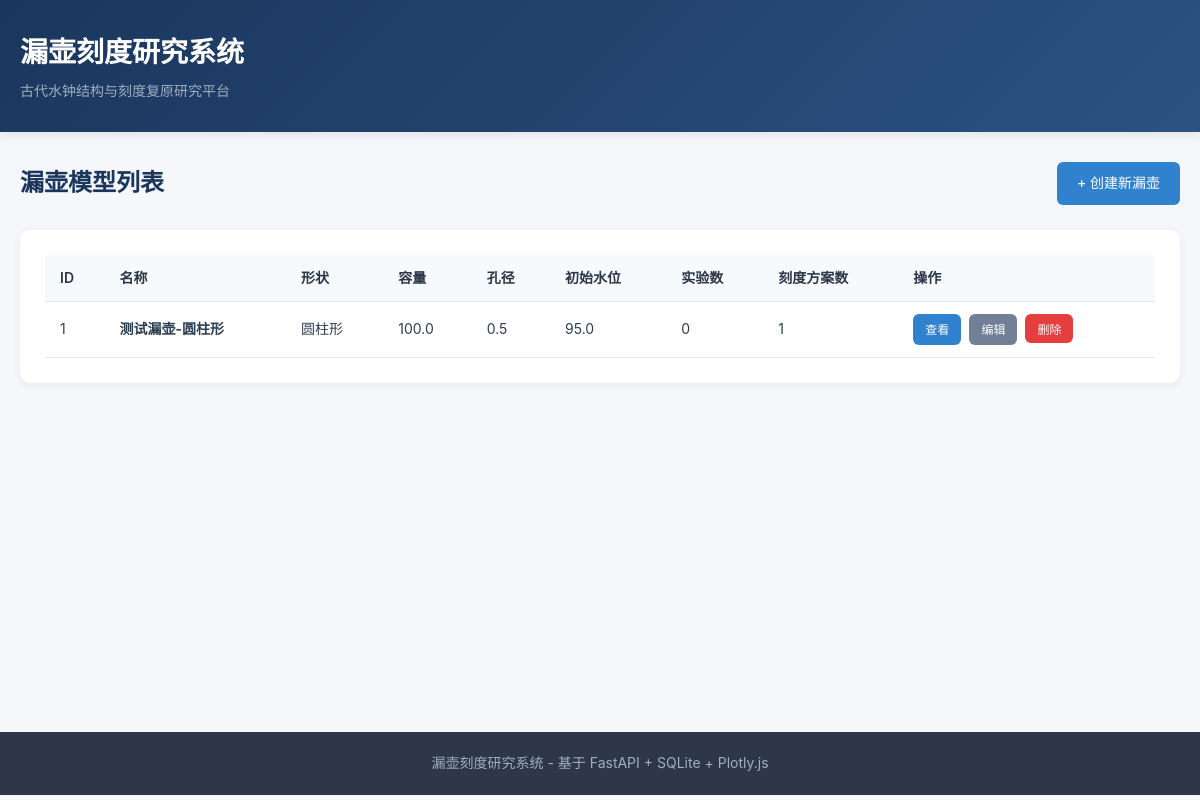
Before: / with the older database file.
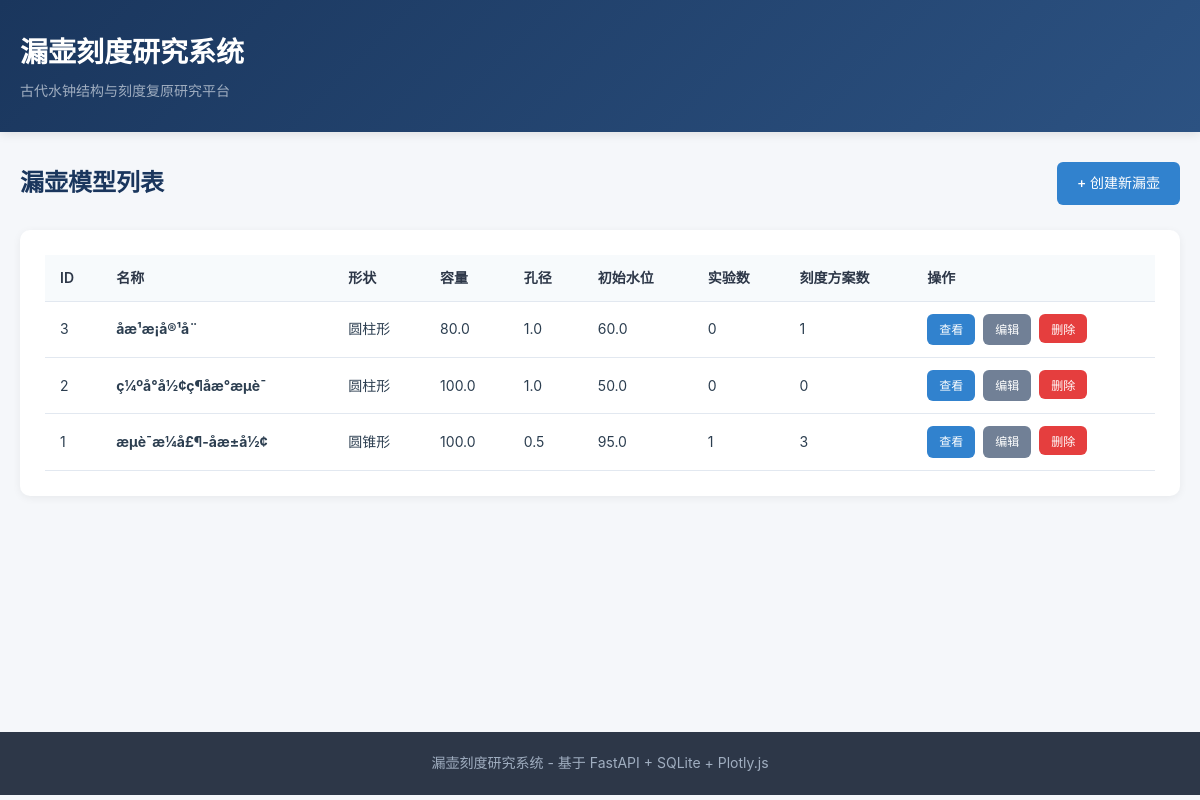
After: the same page with the newer database file.
### app/models.py (models this page shows)
class Container(Base):
    __tablename__ = "containers"
    id = Column(Integer, primary_key=True, index=True)
    name = Column(String(200), nullable=False)
    shape = Column(String(50), nullable=False)
    capacity = Column(Float, nullable=False)
    orifice_diameter = Column(Float, nullable=False)
    initial_water_level = Column(Float, nullable=False)
    shape_params = Column(Text, nullable=True)
    description = Column(Text, nullable=True)
    created_at = Column(DateTime(timezone=True), server_default=func.now())
    updated_at = Column(DateTime(timezone=True), onupdate=func.now())
    experiments = relationship("Experiment", back_populates="container", cascade="all, delete-orphan")
    scale_schemes = relationship("ScaleScheme", back_populates="container", cascade="all, delete-orphan")

### app/main.py (the view)
@app.get("/", response_class=HTMLResponse)
async def index(request: Request, db: Session = Depends(get_db)):
    containers = db.query(models.Container).order_by(models.Container.created_at.desc()).all()
    return templates.TemplateResponse("index.html", {"request": request, "containers": containers})

### templates/index.html (shortened to what this page needs)
{% extends "base.html" %}
{% block content %}
<div class="page-header">
    <h2>漏壶模型列表</h2>
    <a href="/containers/new" class="btn btn-primary">+ 创建新漏壶</a>
</div>
{% if containers %}
<div class="card">
    <table>
        <thead>
            <tr>
                <th>ID</th>
                <th>名称</th>
                <th>形状</th>
                <th>容量</th>
                <th>孔径</th>
                <th>初始水位</th>
                <th>实验数</th>
                <th>刻度方案数</th>
                <th>操作</th>
            </tr>
        </thead>
        <tbody>
            {% for c in containers %}
            <tr>
                <td>{{ c.id }}</td>
                <td><strong>{{ c.name }}</strong></td>
                <td>
                    {% if c.shape == 'cylindrical' %}圆柱形
                    {% elif c.shape == 'conical' %}圆锥形
                    {% elif c.shape == 'inverted_conical' %}倒圆锥形
                    {% elif c.shape == 'spherical' %}球形
                    {% else %}{{ c.shape }}
                    {% endif %}
                </td>
                <td>{{ c.capacity }}</td>
                <td>{{ c.orifice_diameter }}</td>
                <td>{{ c.initial_water_level }}</td>
                <td>{{ c.experiments|length }}</td>
                <td>{{ c.scale_schemes|length }}</td>
                <td>
                    <div class="table-actions">
                        <a href="/containers/{{ c.id }}" class="btn btn-sm btn-primary">查看</a>
                        <a href="/containers/{{ c.id }}/edit" class="btn btn-sm btn-secondary">编辑</a>
                        <form method="post" action="/containers/{{ c.id }}/delete" class="inline-form" onsubmit="return confirm('确定要删除此漏壶及相关数据吗？');">
                            <button type="submit" class="btn btn-sm btn-danger">删除</button>
                        </form>
                    </div>
                </td>
            </tr>
            {% endfor %}
        </tbody>
    </table>
</div>
{% else %}
<div class="card">
    <div class="empty-state">
        <p>暂无漏壶模型，点击上方按钮创建第一个</p>
    </div>
</div>
{% endif %}
{% endblock %}

### templates/base.html (shortened to what this page needs)
<!DOCTYPE html>
<html lang="zh-CN">
<head>
    <link rel="stylesheet" href="/static/style.css">
</head>
<body>
    <header class="header">
        <div class="container">
            <h1><a href="/">漏壶刻度研究系统</a></h1>
            <p class="subtitle">古代水钟结构与刻度复原研究平台</p>
        </div>
    </header>
    <main class="main">
        <div class="container">
            {% block content %}{% endblock %}
        </div>
    </main>
    <footer class="footer">
        <div class="container">
            <p>漏壶刻度研究系统 - 基于 FastAPI + SQLite + Plotly.js</p>
        </div>
    </footer>
</body>
</html>

### static/style.css (style rules this page uses)
* { margin: 0; padding: 0; box-sizing: border-box; }
body { font-family: -apple-system, BlinkMacSystemFont, "Segoe UI", "PingFang SC", "Hiragino Sans GB", "Microsoft YaHei", sans-serif; background: #f5f7fa; color: #2c3e50; line-height: 1.6; }
.container { max-width: 1200px; margin: 0 auto; padding: 0 20px; }
.header { background: linear-gradient(135deg, #1a365d 0%, #2c5282 100%); color: white; padding: 30px 0; box-shadow: 0 2px 10px rgba(0, 0, 0, 0.1); }
.header h1 { font-size: 28px; margin-bottom: 5px; }
.header h1 a { color: white; text-decoration: none; }
.subtitle { color: #a0aec0; font-size: 14px; }
.main { min-height: calc(100vh - 200px); padding: 30px 0; }
.footer { background: #2d3748; color: #a0aec0; padding: 20px 0; text-align: center; font-size: 14px; }
.page-header { display: flex; justify-content: space-between; align-items: center; margin-bottom: 25px; flex-wrap: wrap; gap: 15px; }
.page-header h2 { font-size: 24px; color: #1a365d; }
.btn { display: inline-block; padding: 10px 20px; border: none; border-radius: 6px; font-size: 14px; font-weight: 500; cursor: pointer; text-decoration: none; transition: all 0.2s; }
.btn-primary { background: #3182ce; color: white; }
.btn-secondary { background: #718096; color: white; }
.btn-danger { background: #e53e3e; color: white; }
.btn-sm { padding: 6px 12px; font-size: 12px; }
.card { background: white; border-radius: 10px; box-shadow: 0 2px 8px rgba(0, 0, 0, 0.06); padding: 25px; margin-bottom: 20px; }
table { width: 100%; border-collapse: collapse; font-size: 14px; }
table th, table td { padding: 12px 15px; text-align: left; border-bottom: 1px solid #e2e8f0; }
table th { background: #f7fafc; font-weight: 600; color: #2d3748; }
.table-actions { display: flex; gap: 8px; }
.inline-form { display: inline; }

Changed rows visible on the page:
added Container: id "3", name "åæ¹æ¡å®¹å¨", shape "圆柱形", capacity "80.0", orifice_diameter "1.0", initial_water_level "60.0", experiments|length "0", scale_schemes|length "1"
added Container: id "2", name "ç¼ºå°å½¢ç¶åæ°æµè¯", shape "圆柱形", capacity "100.0", orifice_diameter "1.0", initial_water_level "50.0", experiments|length "0", scale_schemes|length "0"
changed Container id 1: name "测试漏壶-圆柱形" → "æµè¯æ¼å£¶-åæ±å½¢"; experiments|length "0" → "1"; scale_schemes|length "1" → "3"; shape "圆柱形" → "圆锥形"
